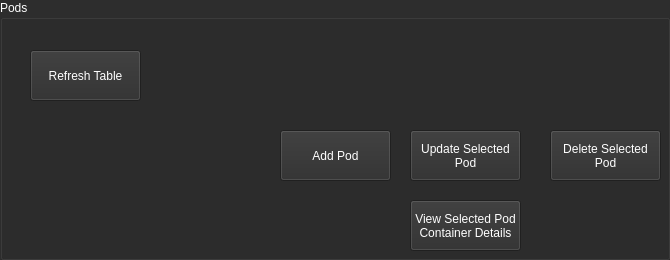
               <widget class="QGroupBox" name="groupBox_4">
                <property name="sizePolicy">
                 <sizepolicy hsizetype="Preferred" vsizetype="Preferred">
                  <horstretch>0</horstretch>
                  <verstretch>2</verstretch>
                 </sizepolicy>
                </property>
                <property name="palette">
                 <palette>
                  <active>
                   <colorrole role="WindowText">
                    <brush brushstyle="SolidPattern">
                     <color alpha="255">
                      <red>255</red>
                      <green>255</green>
                      <blue>255</blue>
                     </color>
                    </brush>
                   </colorrole>
                   <colorrole role="Button">
                    <brush brushstyle="SolidPattern">
                     <color alpha="255">
                      <red>45</red>
                      <green>45</green>
                      <blue>45</blue>
                     </color>
                    </brush>
                   </colorrole>
                   <colorrole role="Base">
                    <brush brushstyle="SolidPattern">
                     <color alpha="255">
                      <red>45</red>
                      <green>45</green>
                      <blue>45</blue>
                     </color>
                    </brush>
                   </colorrole>
                   <colorrole role="Window">
                    <brush brushstyle="SolidPattern">
                     <color alpha="255">
                      <red>45</red>
                      <green>45</green>
                      <blue>45</blue>
                     </color>
                    </brush>
                   </colorrole>
                  </active>
                  <inactive>
                   <colorrole role="WindowText">
                    <brush brushstyle="SolidPattern">
                     <color alpha="255">
                      <red>255</red>
                      <green>255</green>
                      <blue>255</blue>
                     </color>
                    </brush>
                   </colorrole>
                   <colorrole role="Button">
                    <brush brushstyle="SolidPattern">
                     <color alpha="255">
                      <red>45</red>
                      <green>45</green>
                      <blue>45</blue>
                     </color>
                    </brush>
                   </colorrole>
                   <colorrole role="Base">
                    <brush brushstyle="SolidPattern">
                     <color alpha="255">
                      <red>45</red>
                      <green>45</green>
                      <blue>45</blue>
                     </color>
                    </brush>
                   </colorrole>
                   <colorrole role="Window">
                    <brush brushstyle="SolidPattern">
                     <color alpha="255">
                      <red>45</red>
                      <green>45</green>
                      <blue>45</blue>
                     </color>
                    </brush>
                   </colorrole>
                  </inactive>
                  <disabled>
                   <colorrole role="WindowText">
                    <brush brushstyle="SolidPattern">
                     <color alpha="255">
                      <red>120</red>
                      <green>120</green>
                      <blue>120</blue>
                     </color>
                    </brush>
                   </colorrole>
                   <colorrole role="Button">
                    <brush brushstyle="SolidPattern">
                     <color alpha="255">
                      <red>45</red>
                      <green>45</green>
                      <blue>45</blue>
                     </color>
                    </brush>
                   </colorrole>
                   <colorrole role="Base">
                    <brush brushstyle="SolidPattern">
                     <color alpha="255">
                      <red>45</red>
                      <green>45</green>
                      <blue>45</blue>
                     </color>
                    </brush>
                   </colorrole>
                   <colorrole role="Window">
                    <brush brushstyle="SolidPattern">
                     <color alpha="255">
                      <red>45</red>
                      <green>45</green>
                      <blue>45</blue>
                     </color>
                    </brush>
                   </colorrole>
                  </disabled>
                 </palette>
                </property>
                <property name="title">
                 <string>Pods</string>
                </property>
                <widget class="QPushButton" name="btn_add_pod">
                 <property name="geometry">
                  <rect>
                   <x>280</x>
                   <y>130</y>
                   <width>111</width>
                   <height>51</height>
                  </rect>
                 </property>
                 <property name="palette">
                  <palette>
                   <active>
                    <colorrole role="Button">
                     <brush brushstyle="SolidPattern">
                      <color alpha="255">
                       <red>45</red>
                       <green>45</green>
                       <blue>45</blue>
                      </color>
                     </brush>
                    </colorrole>
                    <colorrole role="ButtonText">
                     <brush brushstyle="SolidPattern">
                      <color alpha="255">
                       <red>255</red>
                       <green>255</green>
                       <blue>255</blue>
                      </color>
                     </brush>
                    </colorrole>
                    <colorrole role="Base">
                     <brush brushstyle="SolidPattern">
                      <color alpha="255">
                       <red>45</red>
                       <green>45</green>
                       <blue>45</blue>
                      </color>
                     </brush>
                    </colorrole>
                    <colorrole role="Window">
                     <brush brushstyle="SolidPattern">
                      <color alpha="255">
                       <red>45</red>
                       <green>45</green>
                       <blue>45</blue>
                      </color>
                     </brush>
                    </colorrole>
                   </active>
                   <inactive>
                    <colorrole role="Button">
                     <brush brushstyle="SolidPattern">
                      <color alpha="255">
                       <red>45</red>
                       <green>45</green>
                       <blue>45</blue>
                      </color>
                     </brush>
                    </colorrole>
                    <colorrole role="ButtonText">
                     <brush brushstyle="SolidPattern">
                      <color alpha="255">
                       <red>255</red>
                       <green>255</green>
                       <blue>255</blue>
                      </color>
                     </brush>
                    </colorrole>
                    <colorrole role="Base">
                     <brush brushstyle="SolidPattern">
                      <color alpha="255">
                       <red>45</red>
                       <green>45</green>
                       <blue>45</blue>
                      </color>
                     </brush>
                    </colorrole>
                    <colorrole role="Window">
                     <brush brushstyle="SolidPattern">
                      <color alpha="255">
                       <red>45</red>
                       <green>45</green>
                       <blue>45</blue>
                      </color>
                     </brush>
                    </colorrole>
                   </inactive>
                   <disabled>
                    <colorrole role="Button">
                     <brush brushstyle="SolidPattern">
                      <color alpha="255">
                       <red>45</red>
                       <green>45</green>
                       <blue>45</blue>
                      </color>
                     </brush>
                    </colorrole>
                    <colorrole role="ButtonText">
                     <brush brushstyle="SolidPattern">
                      <color alpha="255">
                       <red>120</red>
                       <green>120</green>
                       <blue>120</blue>
                      </color>
                     </brush>
                    </colorrole>
                    <colorrole role="Base">
                     <brush brushstyle="SolidPattern">
                      <color alpha="255">
                       <red>45</red>
                       <green>45</green>
                       <blue>45</blue>
                      </color>
                     </brush>
                    </colorrole>
                    <colorrole role="Window">
                     <brush brushstyle="SolidPattern">
                      <color alpha="255">
                       <red>45</red>
                       <green>45</green>
                       <blue>45</blue>
                      </color>
                     </brush>
                    </colorrole>
                   </disabled>
                  </palette>
                 </property>
                 <property name="text">
                  <string>Add Pod</string>
                 </property>
                </widget>
                <widget class="QPushButton" name="btn_update_pod">
                 <property name="geometry">
                  <rect>
                   <x>410</x>
                   <y>130</y>
                   <width>111</width>
                   <height>51</height>
                  </rect>
                 </property>
                 <property name="palette">
                  <palette>
                   <active>
                    <colorrole role="Button">
                     <brush brushstyle="SolidPattern">
                      <color alpha="255">
                       <red>45</red>
                       <green>45</green>
                       <blue>45</blue>
                      </color>
                     </brush>
                    </colorrole>
                    <colorrole role="ButtonText">
                     <brush brushstyle="SolidPattern">
                      <color alpha="255">
                       <red>255</red>
                       <green>255</green>
                       <blue>255</blue>
                      </color>
                     </brush>
                    </colorrole>
                    <colorrole role="Base">
                     <brush brushstyle="SolidPattern">
                      <color alpha="255">
                       <red>45</red>
                       <green>45</green>
                       <blue>45</blue>
                      </color>
                     </brush>
                    </colorrole>
                    <colorrole role="Window">
                     <brush brushstyle="SolidPattern">
                      <color alpha="255">
                       <red>45</red>
                       <green>45</green>
                       <blue>45</blue>
                      </color>
                     </brush>
                    </colorrole>
                   </active>
                   <inactive>
                    <colorrole role="Button">
                     <brush brushstyle="SolidPattern">
                      <color alpha="255">
                       <red>45</red>
                       <green>45</green>
                       <blue>45</blue>
                      </color>
                     </brush>
                    </colorrole>
                    <colorrole role="ButtonText">
                     <brush brushstyle="SolidPattern">
                      <color alpha="255">
                       <red>255</red>
                       <green>255</green>
                       <blue>255</blue>
                      </color>
                     </brush>
                    </colorrole>
                    <colorrole role="Base">
                     <brush brushstyle="SolidPattern">
                      <color alpha="255">
                       <red>45</red>
                       <green>45</green>
                       <blue>45</blue>
                      </color>
                     </brush>
                    </colorrole>
                    <colorrole role="Window">
                     <brush brushstyle="SolidPattern">
                      <color alpha="255">
                       <red>45</red>
                       <green>45</green>
                       <blue>45</blue>
                      </color>
                     </brush>
                    </colorrole>
                   </inactive>
                   <disabled>
                    <colorrole role="Button">
                     <brush brushstyle="SolidPattern">
                      <color alpha="255">
                       <red>45</red>
                       <green>45</green>
                       <blue>45</blue>
                      </color>
                     </brush>
                    </colorrole>
                    <colorrole role="ButtonText">
                     <brush brushstyle="SolidPattern">
                      <color alpha="255">
                       <red>120</red>
                       <green>120</green>
                       <blue>120</blue>
                      </color>
                     </brush>
                    </colorrole>
                    <colorrole role="Base">
                     <brush brushstyle="SolidPattern">
                      <color alpha="255">
                       <red>45</red>
                       <green>45</green>
                       <blue>45</blue>
                      </color>
                     </brush>
                    </colorrole>
                    <colorrole role="Window">
                     <brush brushstyle="SolidPattern">
                      <color alpha="255">
                       <red>45</red>
                       <green>45</green>
                       <blue>45</blue>
                      </color>
                     </brush>
                    </colorrole>
                   </disabled>
                  </palette>
                 </property>
                 <property name="text">
                  <string>Update Selected
Pod</string>
                 </property>
                </widget>
                <widget class="QPushButton" name="btn_delete_pod">
                 <property name="geometry">
                  <rect>
                   <x>550</x>
                   <y>130</y>
                   <width>111</width>
                   <height>51</height>
                  </rect>
                 </property>
                 <property name="palette">
                  <palette>
                   <active>
                    <colorrole role="Button">
                     <brush brushstyle="SolidPattern">
                      <color alpha="255">
                       <red>45</red>
                       <green>45</green>
                       <blue>45</blue>
                      </color>
                     </brush>
                    </colorrole>
                    <colorrole role="ButtonText">
                     <brush brushstyle="SolidPattern">
                      <color alpha="255">
                       <red>255</red>
                       <green>255</green>
                       <blue>255</blue>
                      </color>
                     </brush>
                    </colorrole>
                    <colorrole role="Base">
                     <brush brushstyle="SolidPattern">
                      <color alpha="255">
                       <red>45</red>
                       <green>45</green>
                       <blue>45</blue>
                      </color>
                     </brush>
                    </colorrole>
                    <colorrole role="Window">
                     <brush brushstyle="SolidPattern">
                      <color alpha="255">
                       <red>45</red>
                       <green>45</green>
                       <blue>45</blue>
                      </color>
                     </brush>
                    </colorrole>
                   </active>
                   <inactive>
                    <colorrole role="Button">
                     <brush brushstyle="SolidPattern">
                      <color alpha="255">
                       <red>45</red>
                       <green>45</green>
                       <blue>45</blue>
                      </color>
                     </brush>
                    </colorrole>
                    <colorrole role="ButtonText">
                     <brush brushstyle="SolidPattern">
                      <color alpha="255">
                       <red>255</red>
                       <green>255</green>
                       <blue>255</blue>
                      </color>
                     </brush>
                    </colorrole>
                    <colorrole role="Base">
                     <brush brushstyle="SolidPattern">
                      <color alpha="255">
                       <red>45</red>
                       <green>45</green>
                       <blue>45</blue>
                      </color>
                     </brush>
                    </colorrole>
                    <colorrole role="Window">
                     <brush brushstyle="SolidPattern">
                      <color alpha="255">
                       <red>45</red>
                       <green>45</green>
                       <blue>45</blue>
                      </color>
                     </brush>
                    </colorrole>
                   </inactive>
                   <disabled>
                    <colorrole role="Button">
                     <brush brushstyle="SolidPattern">
                      <color alpha="255">
                       <red>45</red>
                       <green>45</green>
                       <blue>45</blue>
                      </color>
                     </brush>
                    </colorrole>
                    <colorrole role="ButtonText">
                     <brush brushstyle="SolidPattern">
                      <color alpha="255">
                       <red>120</red>
                       <green>120</green>
                       <blue>120</blue>
                      </color>
                     </brush>
                    </colorrole>
                    <colorrole role="Base">
                     <brush brushstyle="SolidPattern">
                      <color alpha="255">
                       <red>45</red>
                       <green>45</green>
                       <blue>45</blue>
                      </color>
                     </brush>
                    </colorrole>
                    <colorrole role="Window">
                     <brush brushstyle="SolidPattern">
                      <color alpha="255">
                       <red>45</red>
                       <green>45</green>
                       <blue>45</blue>
                      </color>
                     </brush>
                    </colorrole>
                   </disabled>
                  </palette>
                 </property>
                 <property name="text">
                  <string>Delete Selected
Pod</string>
                 </property>
                </widget>
                <widget class="QPushButton" name="btn_pod_container_details">
                 <property name="geometry">
                  <rect>
                   <x>410</x>
                   <y>200</y>
                   <width>111</width>
                   <height>51</height>
                  </rect>
                 </property>
                 <property name="palette">
                  <palette>
                   <active>
                    <colorrole role="Button">
                     <brush brushstyle="SolidPattern">
                      <color alpha="255">
                       <red>45</red>
                       <green>45</green>
                       <blue>45</blue>
                      </color>
                     </brush>
                    </colorrole>
                    <colorrole role="ButtonText">
                     <brush brushstyle="SolidPattern">
                      <color alpha="255">
                       <red>255</red>
                       <green>255</green>
                       <blue>255</blue>
                      </color>
                     </brush>
                    </colorrole>
                    <colorrole role="Base">
                     <brush brushstyle="SolidPattern">
                      <color alpha="255">
                       <red>45</red>
                       <green>45</green>
                       <blue>45</blue>
                      </color>
                     </brush>
                    </colorrole>
                    <colorrole role="Window">
                     <brush brushstyle="SolidPattern">
                      <color alpha="255">
                       <red>45</red>
                       <green>45</green>
                       <blue>45</blue>
                      </color>
                     </brush>
                    </colorrole>
                   </active>
                   <inactive>
                    <colorrole role="Button">
                     <brush brushstyle="SolidPattern">
                      <color alpha="255">
                       <red>45</red>
                       <green>45</green>
                       <blue>45</blue>
                      </color>
                     </brush>
                    </colorrole>
                    <colorrole role="ButtonText">
                     <brush brushstyle="SolidPattern">
                      <color alpha="255">
                       <red>255</red>
                       <green>255</green>
                       <blue>255</blue>
                      </color>
                     </brush>
                    </colorrole>
                    <colorrole role="Base">
                     <brush brushstyle="SolidPattern">
                      <color alpha="255">
                       <red>45</red>
                       <green>45</green>
                       <blue>45</blue>
                      </color>
                     </brush>
                    </colorrole>
                    <colorrole role="Window">
                     <brush brushstyle="SolidPattern">
                      <color alpha="255">
                       <red>45</red>
                       <green>45</green>
                       <blue>45</blue>
                      </color>
                     </brush>
                    </colorrole>
                   </inactive>
                   <disabled>
                    <colorrole role="Button">
                     <brush brushstyle="SolidPattern">
                      <color alpha="255">
                       <red>45</red>
                       <green>45</green>
                       <blue>45</blue>
                      </color>
                     </brush>
                    </colorrole>
                    <colorrole role="ButtonText">
                     <brush brushstyle="SolidPattern">
                      <color alpha="255">
                       <red>120</red>
                       <green>120</green>
                       <blue>120</blue>
                      </color>
                     </brush>
                    </colorrole>
                    <colorrole role="Base">
                     <brush brushstyle="SolidPattern">
                      <color alpha="255">
                       <red>45</red>
                       <green>45</green>
                       <blue>45</blue>
                      </color>
                     </brush>
                    </colorrole>
                    <colorrole role="Window">
                     <brush brushstyle="SolidPattern">
                      <color alpha="255">
                       <red>45</red>
                       <green>45</green>
                       <blue>45</blue>
                      </color>
                     </brush>
                    </colorrole>
                   </disabled>
                  </palette>
                 </property>
                 <property name="text">
                  <string>View Selected Pod
Container Details</string>
                 </property>
                </widget>
                <widget class="QPushButton" name="btn_refresh_pod_table">
                 <property name="geometry">
                  <rect>
                   <x>30</x>
                   <y>50</y>
                   <width>111</width>
                   <height>51</height>
                  </rect>
                 </property>
                 <property name="palette">
                  <palette>
                   <active>
                    <colorrole role="Button">
                     <brush brushstyle="SolidPattern">
                      <color alpha="255">
                       <red>45</red>
                       <green>45</green>
                       <blue>45</blue>
                      </color>
                     </brush>
                    </colorrole>
                    <colorrole role="ButtonText">
                     <brush brushstyle="SolidPattern">
                      <color alpha="255">
                       <red>255</red>
                       <green>255</green>
                       <blue>255</blue>
                      </color>
                     </brush>
                    </colorrole>
                    <colorrole role="Base">
                     <brush brushstyle="SolidPattern">
                      <color alpha="255">
                       <red>45</red>
                       <green>45</green>
                       <blue>45</blue>
                      </color>
                     </brush>
                    </colorrole>
                    <colorrole role="Window">
                     <brush brushstyle="SolidPattern">
                      <color alpha="255">
                       <red>45</red>
                       <green>45</green>
                       <blue>45</blue>
                      </color>
                     </brush>
                    </colorrole>
                   </active>
                   <inactive>
                    <colorrole role="Button">
                     <brush brushstyle="SolidPattern">
                      <color alpha="255">
                       <red>45</red>
                       <green>45</green>
                       <blue>45</blue>
                      </color>
                     </brush>
                    </colorrole>
                    <colorrole role="ButtonText">
                     <brush brushstyle="SolidPattern">
                      <color alpha="255">
                       <red>255</red>
                       <green>255</green>
                       <blue>255</blue>
                      </color>
                     </brush>
                    </colorrole>
                    <colorrole role="Base">
                     <brush brushstyle="SolidPattern">
                      <color alpha="255">
                       <red>45</red>
                       <green>45</green>
                       <blue>45</blue>
                      </color>
                     </brush>
                    </colorrole>
                    <colorrole role="Window">
                     <brush brushstyle="SolidPattern">
                      <color alpha="255">
                       <red>45</red>
                       <green>45</green>
                       <blue>45</blue>
                      </color>
                     </brush>
                    </colorrole>
                   </inactive>
                   <disabled>
                    <colorrole role="Button">
                     <brush brushstyle="SolidPattern">
                      <color alpha="255">
                       <red>45</red>
                       <green>45</green>
                       <blue>45</blue>
                      </color>
                     </brush>
                    </colorrole>
                    <colorrole role="ButtonText">
                     <brush brushstyle="SolidPattern">
                      <color alpha="255">
                       <red>120</red>
                       <green>120</green>
                       <blue>120</blue>
                      </color>
                     </brush>
                    </colorrole>
                    <colorrole role="Base">
                     <brush brushstyle="SolidPattern">
                      <color alpha="255">
                       <red>45</red>
                       <green>45</green>
                       <blue>45</blue>
                      </color>
                     </brush>
                    </colorrole>
                    <colorrole role="Window">
                     <brush brushstyle="SolidPattern">
                      <color alpha="255">
                       <red>45</red>
                       <green>45</green>
                       <blue>45</blue>
                      </color>
                     </brush>
                    </colorrole>
                   </disabled>
                  </palette>
                 </property>
                 <property name="text">
                  <string>Refresh Table</string>
                 </property>
                </widget>
               </widget>
